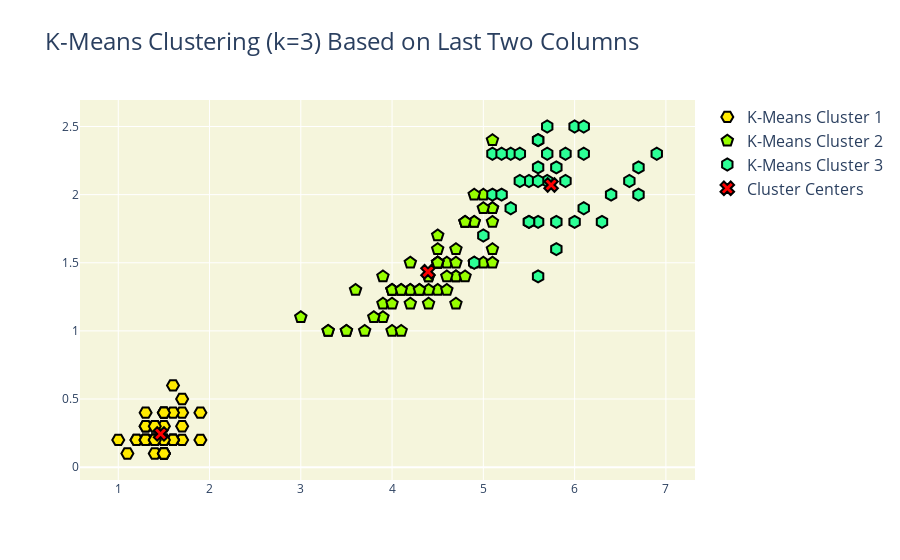

Here is the notebook cell this chart was saved with:
### Code cell
trace1={
      "mode": "markers",
      "name": "K-Means Cluster 1",
      "type": "scatter",
      "x": [1.4, 1.4, 1.3, 1.5, 1.4, 1.7, 1.4, 1.5, 1.4, 1.5, 1.5, 1.6, 1.4,
       1.1, 1.2, 1.5, 1.3, 1.4, 1.7, 1.5, 1.7, 1.5, 1. , 1.7, 1.9, 1.6,
       1.6, 1.5, 1.4, 1.6, 1.6, 1.5, 1.5, 1.4, 1.5, 1.2, 1.3, 1.5, 1.3,
       1.5, 1.3, 1.3, 1.3, 1.6, 1.9, 1.4, 1.6, 1.4, 1.5, 1.4],
      "y": [0.2, 0.2, 0.2, 0.2, 0.2, 0.4, 0.3, 0.2, 0.2, 0.1, 0.2, 0.2, 0.1,
       0.1, 0.2, 0.4, 0.4, 0.3, 0.3, 0.3, 0.2, 0.4, 0.2, 0.5, 0.2, 0.2,
       0.4, 0.2, 0.2, 0.2, 0.2, 0.4, 0.1, 0.2, 0.1, 0.2, 0.2, 0.1, 0.2,
       0.2, 0.3, 0.3, 0.2, 0.6, 0.4, 0.3, 0.2, 0.2, 0.2, 0.2],
        "marker": {
        "symbol": 15,
        "line": {
          "color": "black",
          "width": 2
        },
        "size": 12,
        "color": "rgb(255,234,0)"
      }
    }
trace2={
      "mode": "markers",
      "name": "K-Means Cluster 2",
      "type": "scatter",
      "x": [4.7, 4.5, 4. , 4.6, 4.5, 4.7, 3.3, 4.6, 3.9, 3.5, 4.2, 4. , 4.7,
       3.6, 4.4, 4.5, 4.1, 4.5, 3.9, 4.8, 4. , 4.9, 4.7, 4.3, 4.4, 4.8,
       4.5, 3.5, 3.8, 3.7, 3.9, 5.1, 4.5, 4.5, 4.7, 4.4, 4.1, 4. , 4.4,
       4.6, 4. , 3.3, 4.2, 4.2, 4.2, 4.3, 3. , 4.1, 5.1, 4.5, 5. , 5.1,
       5. , 4.9, 4.9, 4.8, 4.9, 5.1, 4.8, 5.1, 5. , 5.1],
      "y": [1.4, 1.5, 1.3, 1.5, 1.3, 1.6, 1. , 1.3, 1.4, 1. , 1.5, 1. , 1.4,
       1.3, 1.4, 1.5, 1. , 1.5, 1.1, 1.8, 1.3, 1.5, 1.2, 1.3, 1.4, 1.4,
       1.5, 1. , 1.1, 1. , 1.2, 1.6, 1.5, 1.6, 1.5, 1.3, 1.3, 1.3, 1.2,
       1.4, 1.2, 1. , 1.3, 1.2, 1.3, 1.3, 1.1, 1.3, 1.9, 1.7, 2. , 2.4,
       1.5, 2. , 1.8, 1.8, 1.8, 1.5, 1.8, 1.9, 1.9, 1.8],
        "marker": {
        "symbol": 13,
        "line": {
          "color": "black",
          "width": 2
        },
        "size": 12,
        "color": "rgb(151,255,0)"
      }
    }
trace3={
      "mode": "markers",
      "name": "K-Means Cluster 3",
      "type": "scatter",
      "x":[4.9, 5. , 6. , 5.9, 5.6, 5.8, 6.6, 6.3, 5.8, 6.1, 5.1, 5.3, 5.5,
       5.3, 5.5, 6.7, 6.9, 5.7, 6.7, 5.7, 6. , 5.6, 5.8, 6.1, 6.4, 5.6,
       5.6, 6.1, 5.6, 5.5, 5.4, 5.6, 5.1, 5.9, 5.7, 5.2, 5.2, 5.4] ,
      "y":[1.5, 1.7, 2.5, 2.1, 1.8, 2.2, 2.1, 1.8, 1.8, 2.5, 2. , 1.9, 2.1,
       2.3, 1.8, 2.2, 2.3, 2.3, 2. , 2.1, 1.8, 2.1, 1.6, 1.9, 2. , 2.2,
       1.4, 2.3, 2.4, 1.8, 2.1, 2.4, 2.3, 2.3, 2.5, 2.3, 2. , 2.3] ,
        "marker": {
        "symbol": 14,
        "line": {
          "color": "black",
          "width": 2
        },
        "size": 12,
        "color": "rgb(44,255,150)"
      }
    }
trace4={
      "mode": "markers",
      "name": "Cluster Centers",
      "type": "scatter",
      "x":[1.464     , 4.39354839, 5.74210526],
      "y":[0.244     , 1.43387097, 2.07105263],
        "marker": {
        "symbol": 4,
        "line": {
          "color": "black",
          "width": 2
        },
        "size": 12,
        "color": "red"
      }
    }
 
layout= {
    "plot_bgcolor":'beige',
    "title": "K-Means Clustering (k=3) Based on Last Two Columns",
    "legend": {
      "font": {
        "size": 16
      }
    },
    "titlefont": {
      "size": 24
    }
    }
data = [trace1,trace2,trace3,trace4]

fig = go.Figure(data=data, layout=layout)

iplot(fig)

### Figure 1 — Plotly figure (JSON) as saved in the notebook; plotly's stock layout.template omitted (floating-point values rounded to 4 significant figures)
{"data": [{"marker": {"color": "rgb(255,234,0)", "line": {"color": "black", "width": 2}, "size": 12, "symbol": 15}, "mode": "markers", "name": "K-Means Cluster 1", "type": "scatter", "x": [1.4, 1.4, 1.3, 1.5, 1.4, 1.7, 1.4, 1.5, 1.4, 1.5, 1.5, 1.6, 1.4, 1.1, 1.2, 1.5, 1.3, 1.4, 1.7, 1.5, 1.7, 1.5, 1, 1.7, 1.9, 1.6, 1.6, 1.5, 1.4, 1.6, 1.6, 1.5, 1.5, 1.4, 1.5, 1.2, 1.3, 1.5, 1.3, 1.5, 1.3, 1.3, 1.3, 1.6, 1.9, 1.4, 1.6, 1.4, 1.5, 1.4], "y": [0.2, 0.2, 0.2, 0.2, 0.2, 0.4, 0.3, 0.2, 0.2, 0.1, 0.2, 0.2, 0.1, 0.1, 0.2, 0.4, 0.4, 0.3, 0.3, 0.3, 0.2, 0.4, 0.2, 0.5, 0.2, 0.2, 0.4, 0.2, 0.2, 0.2, 0.2, 0.4, 0.1, 0.2, 0.1, 0.2, 0.2, 0.1, 0.2, 0.2, 0.3, 0.3, 0.2, 0.6, 0.4, 0.3, 0.2, 0.2, 0.2, 0.2]}, {"marker": {"color": "rgb(151,255,0)", "line": {"color": "black", "width": 2}, "size": 12, "symbol": 13}, "mode": "markers", "name": "K-Means Cluster 2", "type": "scatter", "x": [4.7, 4.5, 4, 4.6, 4.5, 4.7, 3.3, 4.6, 3.9, 3.5, 4.2, 4, 4.7, 3.6, 4.4, 4.5, 4.1, 4.5, 3.9, 4.8, 4, 4.9, 4.7, 4.3, 4.4, 4.8, 4.5, 3.5, 3.8, 3.7, 3.9, 5.1, 4.5, 4.5, 4.7, 4.4, 4.1, 4, 4.4, 4.6, 4, 3.3, 4.2, 4.2, 4.2, 4.3, 3, 4.1, 5.1, 4.5, 5, 5.1, 5, 4.9, 4.9, 4.8, 4.9, 5.1, 4.8, 5.1, 5, 5.1], "y": [1.4, 1.5, 1.3, 1.5, 1.3, 1.6, 1, 1.3, 1.4, 1, 1.5, 1, 1.4, 1.3, 1.4, 1.5, 1, 1.5, 1.1, 1.8, 1.3, 1.5, 1.2, 1.3, 1.4, 1.4, 1.5, 1, 1.1, 1, 1.2, 1.6, 1.5, 1.6, 1.5, 1.3, 1.3, 1.3, 1.2, 1.4, 1.2, 1, 1.3, 1.2, 1.3, 1.3, 1.1, 1.3, 1.9, 1.7, 2, 2.4, 1.5, 2, 1.8, 1.8, 1.8, 1.5, 1.8, 1.9, 1.9, 1.8]}, {"marker": {"color": "rgb(44,255,150)", "line": {"color": "black", "width": 2}, "size": 12, "symbol": 14}, "mode": "markers", "name": "K-Means Cluster 3", "type": "scatter", "x": [4.9, 5, 6, 5.9, 5.6, 5.8, 6.6, 6.3, 5.8, 6.1, 5.1, 5.3, 5.5, 5.3, 5.5, 6.7, 6.9, 5.7, 6.7, 5.7, 6, 5.6, 5.8, 6.1, 6.4, 5.6, 5.6, 6.1, 5.6, 5.5, 5.4, 5.6, 5.1, 5.9, 5.7, 5.2, 5.2, 5.4], "y": [1.5, 1.7, 2.5, 2.1, 1.8, 2.2, 2.1, 1.8, 1.8, 2.5, 2, 1.9, 2.1, 2.3, 1.8, 2.2, 2.3, 2.3, 2, 2.1, 1.8, 2.1, 1.6, 1.9, 2, 2.2, 1.4, 2.3, 2.4, 1.8, 2.1, 2.4, 2.3, 2.3, 2.5, 2.3, 2, 2.3]}, {"marker": {"color": "red", "line": {"color": "black", "width": 2}, "size": 12, "symbol": 4}, "mode": "markers", "name": "Cluster Centers", "type": "scatter", "x": [1.464, 4.394, 5.742], "y": [0.244, 1.434, 2.071]}], "layout": {"legend": {"font": {"size": 16}}, "plot_bgcolor": "beige", "title": {"font": {"size": 24}, "text": "K-Means Clustering (k=3) Based on Last Two Columns"}}}
